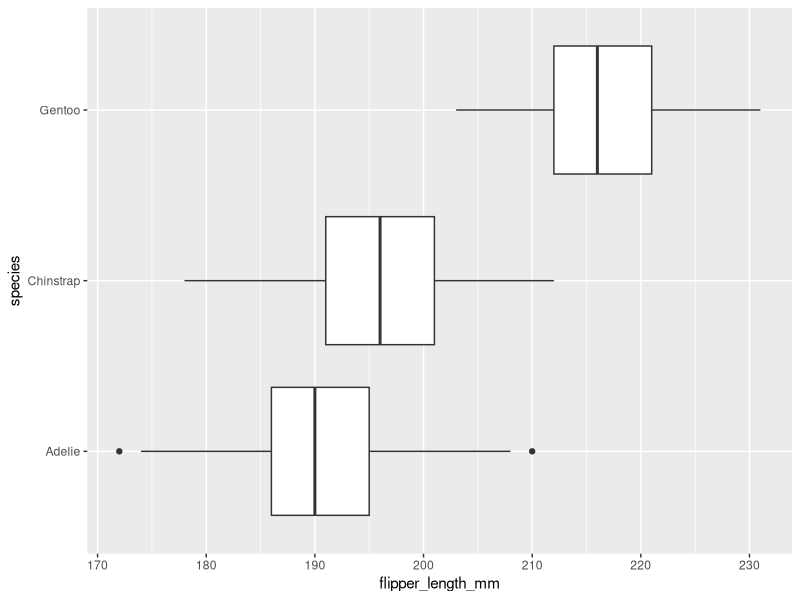
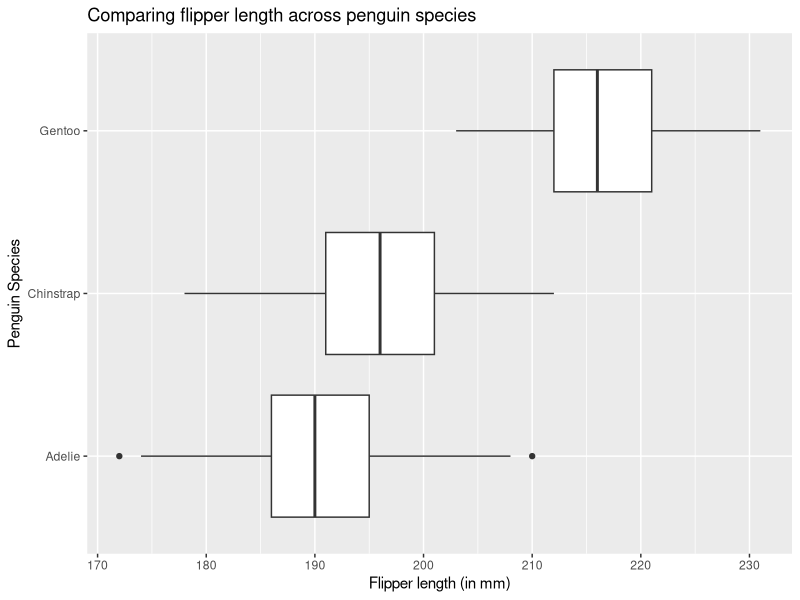
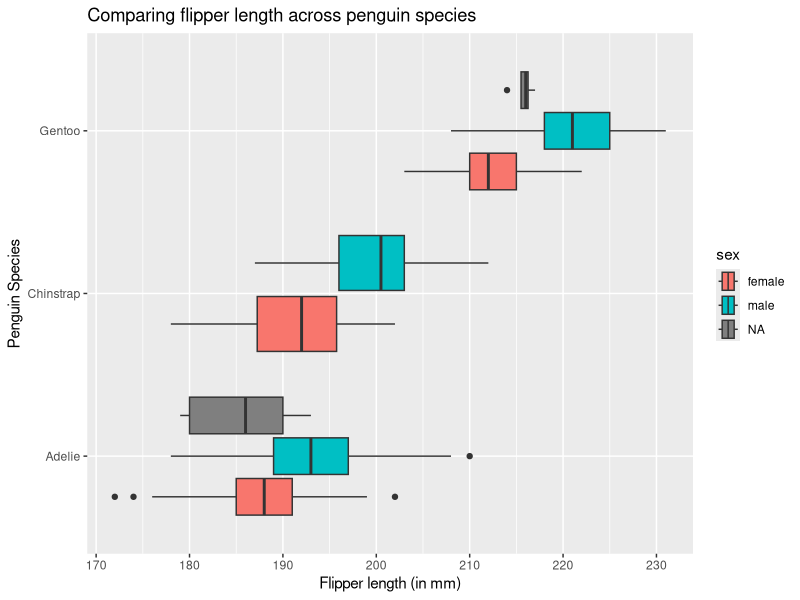
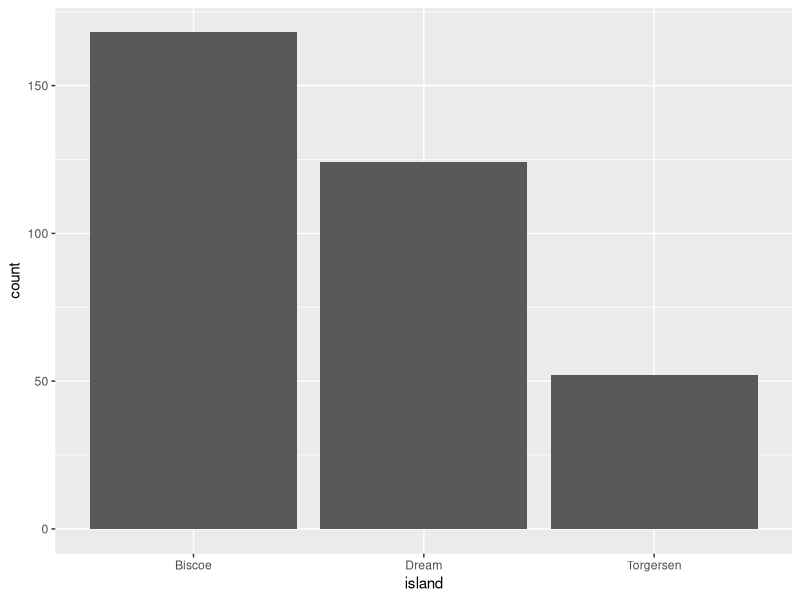
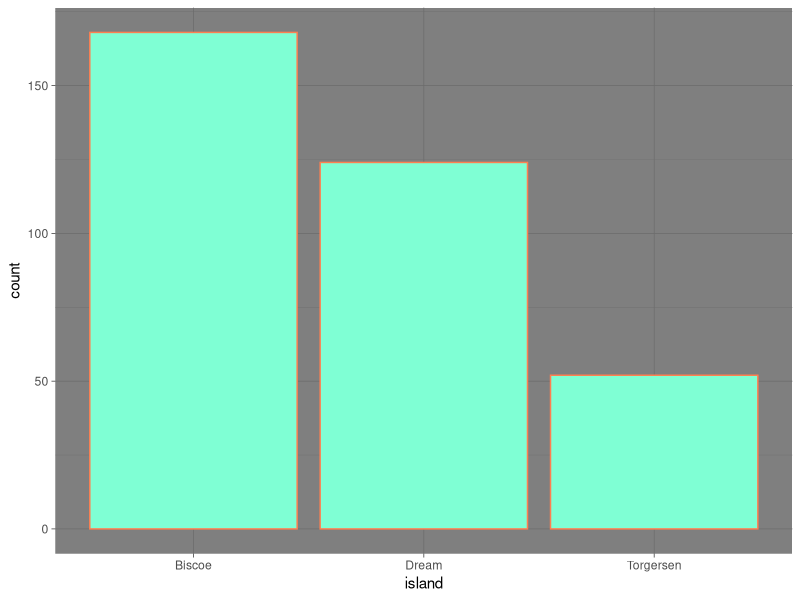
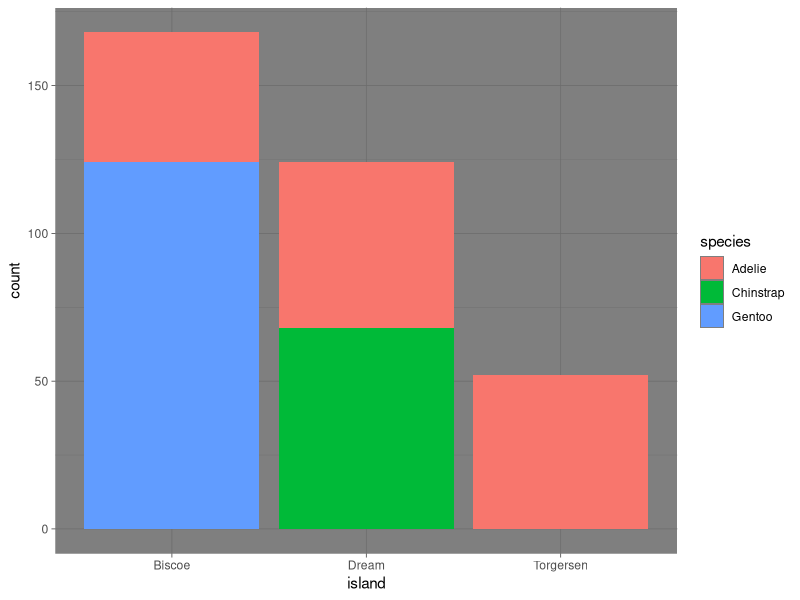
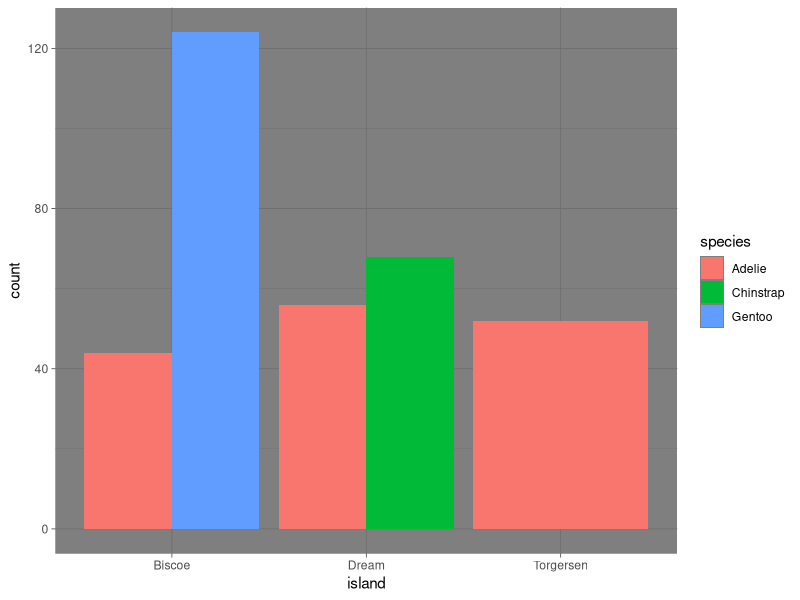

These figures' R source, in order:
# Activity 3b Code

# 1 - Load required packages

library(ggplot2)
library(palmerpenguins)


# 2 - Determine observations and variables (multiple options)

summary(penguins)
?penguins
library(dplyr)
glimpse(penguins)
View(penguins)


# 3 - Boxplot (or you could flip x and y for vertical boxplot)

ggplot(data = penguins) +
  geom_boxplot(aes(x = flipper_length_mm, y = species))


# 4 - Describe boxplot


# 5 - Add informative labels

ggplot(data = penguins) +
  geom_boxplot(aes(x = flipper_length_mm, y = species)) +
  labs(title = "Comparing flipper length across penguin species",
       x = "Flipper length (in mm)",
       y = "Penguin Species")


# 6 - Adding fill aesthetic

ggplot(data = penguins) +
  geom_boxplot(aes(x = flipper_length_mm, y = species, fill = sex)) +
  labs(title = "Comparing flipper length across penguin species",
       x = "Flipper length (in mm)",
       y = "Penguin Species")


# 7 - Bar graph counting penguins on each island

ggplot(data = penguins) +
  geom_bar(aes(x =  island))


# 8 - Change color and outline of bars (outside aes() function) and add a theme

ggplot(data = penguins) +
  geom_bar(aes(x =  island), fill = "aquamarine", color = "coral") +
  theme_dark()


# 9 - Map species to fill instead of assigning a single fill color

ggplot(data = penguins) +
  geom_bar(aes(x =  island, fill = species)) +
  theme_dark()


# 10 - Add position = "dodge" inside geom_bar()

ggplot(data = penguins) +
  geom_bar(aes(x =  island, fill = species), position = "dodge") +
  theme_dark()


# 11 - Play around with what you've learned to make a new graph